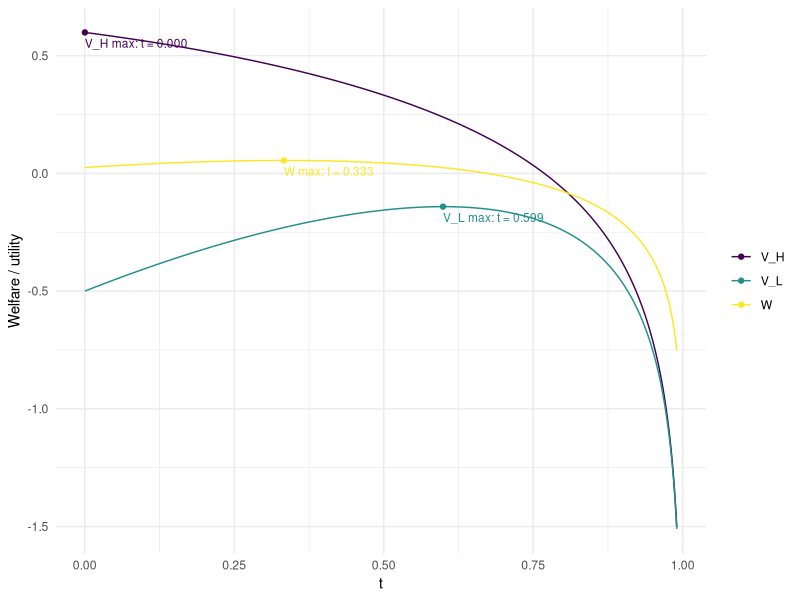

Write R code to recreate this figure.
## ---- chunk 1
knitr::opts_chunk$set(echo = FALSE, error=FALSE)
## ---- chunk 2
#| label: q2-setup
#| message: false
library(ggplot2)

# B solves the government budget
tdce_linear <- function(tau, wL, wH, pL, pH) {
  w   <- c(L = wL, H = wH)
  s   <- function(B, w) sqrt(B^2 + 4 * (1 - tau)^2 * w^2)
  gbc <- function(B) (2 - tau) * B - tau * (pL * s(B, wL) + pH * s(B, wH))
  B   <- if (tau == 0) 0 else uniroot(gbc, c(0, 100 * wH), tol = 1e-12)$root
  c_i <- (B + s(B, w)) / 2
  n_i <- (s(B, w) - B) / (2 * (1 - tau) * w)
  y_i <- w * n_i
  V_i <- log(c_i) - n_i^2 / 2
  data.frame(tau = tau, B = B,
             nL = n_i[["L"]], nH = n_i[["H"]],
             yL = y_i[["L"]], yH = y_i[["H"]],
             cL = c_i[["L"]], cH = c_i[["H"]],
             VL = V_i[["L"]], VH = V_i[["H"]],
             ybar = pL * y_i[["L"]] + pH * y_i[["H"]])
}

# Solve the TDCE on a grid of tau
solve_grid <- function(wL, wH, pL, pH, aL, aH, grid = seq(0, 0.99, by = 0.001)) {
  out   <- do.call(rbind, lapply(grid, tdce_linear, wL = wL, wH = wH, pL = pL, pH = pH))
  out$W <- pL * aL * out$VL + pH * aH * out$VH
  out
}

argmax <- function(df, col) df[which.max(df[[col]]), ]
## ---- chunk 3
#| label: q2-benchmark
#| results: asis
bench <- solve_grid(wL = 1, wH = 3, pL = 0.5, pH = 0.5, aL = 0.5, aH = 0.5)

objs  <- c(W = "W", V_L = "VL", V_H = "VH")
tab_e <- data.frame(
  Objective = names(objs),
  t = sapply(objs, function(v) argmax(bench, v)$tau),
  B = sapply(objs, function(v) argmax(bench, v)$B)
)

# Optimal policy and allocation, saved for the Question 5 comparison table
q2_opt <- transform(argmax(bench, "W"),
                    ATR_L = tau - B / yL, ATR_H = tau - B / yH,
                    MTR_L = tau,          MTR_H = tau)

# tables
tab_left <- knitr::kable(
  data.frame(Objective = c("$W$", "$V_L$", "$V_H$"), t = tab_e$t, B = tab_e$B),
  format = "latex", booktabs = TRUE, escape = FALSE, digits = 3, row.names = FALSE,
  col.names = c("Obj. Max.", "$t$", "$B$"))

labs16 <- c("$t$", "$B$", "$n_L$", "$n_H$", "$y_L$", "$y_H$", "$c_L$", "$c_H$",
            "$V_L$", "$V_H$", "$\\bar y$", "$W$",
            "ATR$_L$", "ATR$_H$", "MTR$_L$", "MTR$_H$")
grid16 <- matrix(c(rbind(labs16, sprintf("%.3f", unlist(q2_opt)))),
                 nrow = 4, byrow = TRUE)
tab_right <- knitr::kable(grid16, format = "latex", booktabs = TRUE, escape = FALSE,
                          align = rep(c("l", "r"), 4),
                          col.names = rep(c("", "Value"), 4))

cat("\\begin{center}\\footnotesize",
    "\\begin{minipage}[t]{0.30\\linewidth}\\centering",
    "\\textbf{Maximizers}\\\\[2pt]", tab_left, "\\end{minipage}\\hfill",
    "\\begin{minipage}[t]{0.66\\linewidth}\\centering",
    "\\textbf{Benchmark optimum (max $W$)}\\\\[2pt]", tab_right, "\\end{minipage}",
    "\\end{center}", sep = "\n")
## ---- chunk 4
#| label: fig-q2-benchmark
#| fig-cap: "Welfare and type utilities against the flat rate $t$, 50/50 benchmark."
long <- rbind(
  data.frame(tau = bench$tau, value = bench$W,  curve = "W"),
  data.frame(tau = bench$tau, value = bench$VL, curve = "V_L"),
  data.frame(tau = bench$tau, value = bench$VH, curve = "V_H")
)
maxes <- do.call(rbind, lapply(split(long, long$curve),
                               function(d) d[which.max(d$value), ]))

ggplot(long, aes(tau, value, colour = curve)) +
  geom_line() +
  geom_point(data = maxes) +
  geom_text(data = maxes, aes(label = sprintf("%s max: t = %.3f", curve, tau)),
            vjust = 1.7, hjust = 0, size = 3, show.legend = FALSE) +
  scale_color_viridis_d(option = "D") +
  labs(x = "t", y = "Welfare / utility", colour = NULL) +
  theme_minimal()
## ---- chunk 5
#| label: q2-opt-case
# Optimal t for one economy
opt_case <- function(wL, wH, pL, pH, aL, aH) {
  r <- argmax(solve_grid(wL, wH, pL, pH, aL, aH), "W")
  data.frame(t = r$tau, B = r$B, ybar = r$ybar, W = r$W)
}
## ---- chunk 6
#| label: q2-fg
cases_fg <- data.frame(
  Case = c("Benchmark", "(f) Welfare weights", "(g) Population"),
  pL = c(1/2, 1/2, 2/3), pH = c(1/2, 1/2, 1/3),
  aL = c(1/2, 2/3, 1/2), aH = c(1/2, 1/3, 1/2)
)
res_fg <- cbind(Case = cases_fg$Case,
                do.call(rbind, Map(opt_case, 1, 3, cases_fg$pL, cases_fg$pH,
                                   cases_fg$aL, cases_fg$aH)))
knitr::kable(res_fg, digits = 3, row.names = FALSE,
             col.names = c("Case", "$t^*$", "$B^*$", "$\\bar y^*$", "$W^*$"))
## ---- chunk 7
#| label: q2-i
cases_i <- data.frame(
  Case = c("Benchmark", "95/5: wage only", "95/5: share only", "95/5: both",
           "99/1: wage only", "99/1: share only", "99/1: both"),
  wH = c(3, 5, 3, 5, 20, 3, 20),
  pL = c(0.50, 0.50, 0.95, 0.95, 0.50, 0.99, 0.99)
)
cases_i$pH <- 1 - cases_i$pL
res_i <- cbind(cases_i,
               do.call(rbind, Map(opt_case, 1, cases_i$wH, cases_i$pL, cases_i$pH,
                                  1/2, 1/2)))
knitr::kable(res_i, digits = 3, row.names = FALSE,
             col.names = c("Case", "$w_H$", "$p_L$", "$p_H$",
                           "$t^*$", "$B^*$", "$\\bar y^*$", "$W^*$"))
